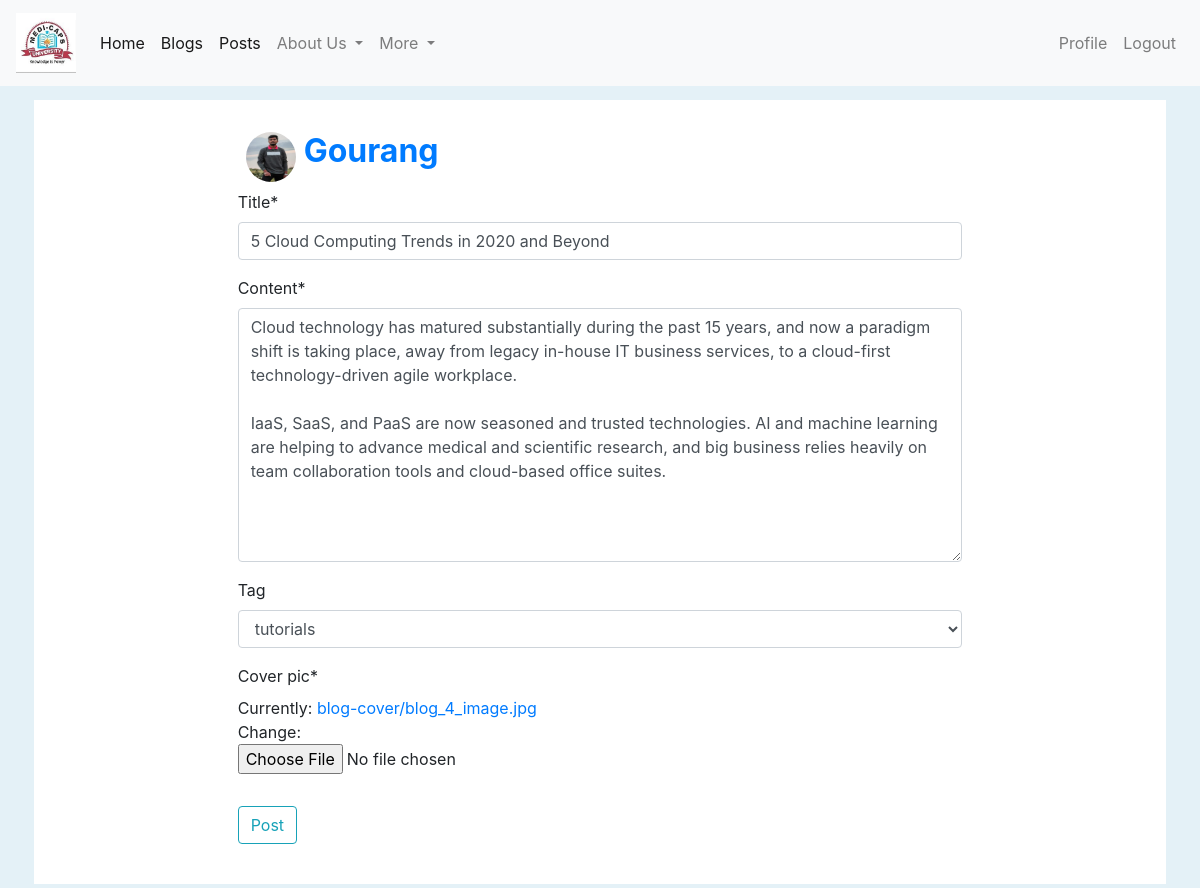
The page /blogs/blog/3/update (signed in) on the database its author committed.
### user/models.py (models this page shows, shortened)
class Profile(models.Model):
	user = models.OneToOneField(User, on_delete=models.CASCADE)
	image = models.ImageField(default='default.png', upload_to='profile_pic')
	age = models.IntegerField(default = 18, validators = [MinValueValidator(18)])
	phone_number = models.CharField(validators = [RegexValidator("^0?[5-9]{1}\d{9}$")], max_length = 15, null = True, blank = True)
	bio = models.TextField(null = True, blank = True)
	address = models.TextField(max_length=200, null=True, blank=True)
	status = models.CharField(max_length=20, default='student', choices=(('Employee', 'Employee'), ('Freelancer', 'Freelancer'), ('Entreprenur', 'Entreprenur'), ('Student', 'Student'), ('Professor', 'Professor')))
	gender = models.CharField(max_length=20, default='male', choices=(('male', 'male'), ('female', 'female'), ('other', 'other')))

### blog/models.py (models this page shows, shortened)
class Blog(models.Model):
	title = models.CharField(max_length = 100)
	content = models.TextField()
	date_posted = models.DateTimeField(default = timezone.now)
	author = models.ForeignKey(User, on_delete = models.CASCADE)
	tag = models.CharField(max_length=20, null=True, blank=True, choices=(('web-design', 'web-design'), ('html', 'html'), ('css', 'css'), ('freebies', 'freebies'), ('tutorials', 'tutorials')))
	cover_pic = models.ImageField(upload_to='blog-cover', default='blog-post.jpg')

### blog/views.py (the view, shortened to what this page needs)
# urls.py: path('blog/<int:pk>/update', BlogUpdateView.as_view(), name = 'blog-update'),
class BlogUpdateView(LoginRequiredMixin, UserPassesTestMixin, UpdateView):
	model = Blog
	fields = ['title', 'content', 'tag', 'cover_pic']
	def test_func(self):
		blog = self.get_object()
		if self.request.user == blog.author:
			return True
		return False

### blog/templates/blog/blog_form.html (shortened to what this page needs)
{% extends "common/base.html" %}
{% load crispy_forms_tags %}
{% load static %}
{% block style %}
<link rel="stylesheet" type="text/css" href="{% static 'blog/customCSS/create_blog.css' %}">
{% endblock style %}
{% block content %}
    <div class="container">
      <div class="d-flex justify-content-center row">
        <div class="col-md-8">
          <div class="d-flex flex-column comment-section">
            <div class="p-2">
              <div class="d-flex flex-row user-info">
                <img
                  class="rounded-circle"
                  src="{{ request.user.profile.image.url }}"
                  width="50"
                  height="50"
                />
                <div class="d-flex flex-column justify-content-start ml-2">
                  <h2 class="d-block font-weight-bold name">{{ request.user.username }}</h2>
                </div>
              </div>
            </div>
            <form class="border-class" method="POST" enctype="multipart/form-data">
              <fieldset class="form-group">
                {{ form|crispy }}
              </fieldset>
              <div class="form-group">
                  <button class="btn btn-outline-info" type="submit">Post</button>
              </div>
            </form>
          </div>
        </div>
      </div>
    </div>
{% endblock content %}

### blog/static/blog/customCSS/create_blog.css (style rules this page uses)
body { background-color: #e4f1f7 !important; }
.name { color: #007bff; }
.container { margin-top: 10px; border: 4px #e4f1f7 solid; background-color: white; padding-block-end: 2%; padding-block-start: 2%; width: 100px; }

### rows shown on the page
Blog: title "5 Cloud Computing Trends in 2020 and Beyond", content "Cloud technology has matured substantially during the past 15 years, and now a paradigm shift is taking place, away from legacy in-house IT business services, to a cloud-first technology-driven agile workplace. IaaS, SaaS, and PaaS are now seasoned and trusted technologies. AI and machine learning are helping to advance medical and scientific research, and big business relies heavily on team collaboration tools and cloud-based office suites.", tag "tutorials"

### other values the page prints
{{ request.user.username }} "Gourang"
